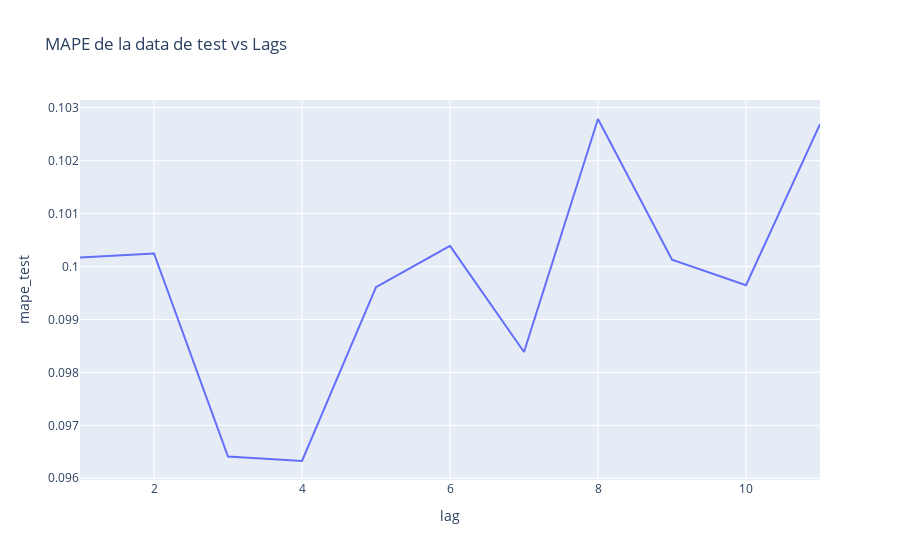

Notebook code for this chart:
### Code cell
fig_mape = px.line(
    df_pruebas, x="lag", y="mape_test", title="MAPE de la data de test vs Lags"
)

fig_mape.show()

### Figure 1 — Plotly figure (JSON) as saved in the notebook; plotly's stock layout.template omitted (floating-point values rounded to 4 significant figures)
{"data": [{"hovertemplate": "lag=%{x}<br>mape_test=%{y}<extra></extra>", "legendgroup": "", "line": {"color": "#636efa", "dash": "solid"}, "marker": {"symbol": "circle"}, "mode": "lines", "name": "", "orientation": "v", "showlegend": false, "type": "scatter", "x": [1, 2, 3, 4, 5, 6, 7, 8, 9, 10, 11], "xaxis": "x", "y": [0.1002, 0.1002, 0.09641, 0.09633, 0.09961, 0.1004, 0.09838, 0.1028, 0.1001, 0.09965, 0.1027], "yaxis": "y"}], "layout": {"legend": {"tracegroupgap": 0}, "title": {"text": "MAPE de la data de test vs Lags"}, "xaxis": {"anchor": "y", "domain": [0, 1], "title": {"text": "lag"}}, "yaxis": {"anchor": "x", "domain": [0, 1], "title": {"text": "mape_test"}}}}
